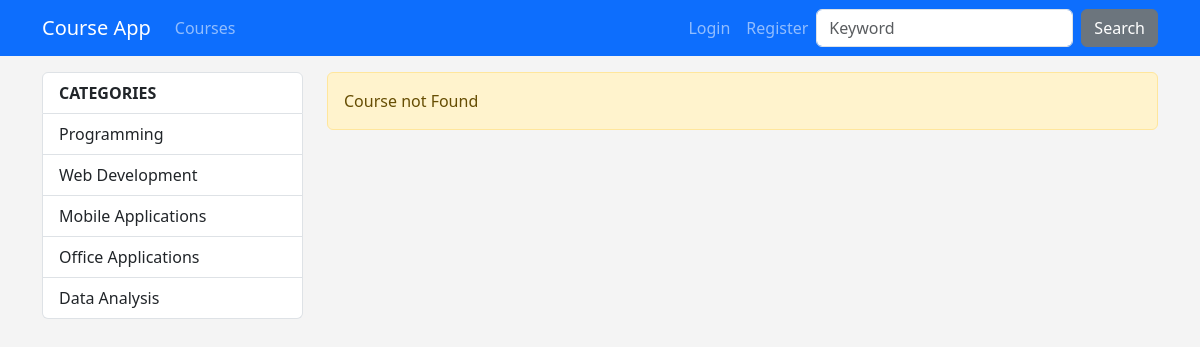
Page /courses/ on the committed database.
### courses/models.py (models this page shows, shortened)
class Category(models.Model):
    name = models.CharField(max_length=40)
    slug = models.SlugField(default="", null=False, unique=True, db_index=True, max_length=50)

### courses/views.py (the view)
# urls.py: path('', views.index, name="index"),
def index(request):
    courses = Course.objects.filter(isActive=1, isHome=True)
    categories = Category.objects.all()
    return render(request, "courses/index.html", {'categories': categories, 'courses': courses,})

### courses/templates/courses/index.html (shortened to what this page needs)
{% extends "layout.html" %}
{% load static %}
{% block css_files %}
    <link rel="stylesheet" href="{% static "courses/css/style.css" %}">
{% endblock %}
{% block content %}
    <section>
        <div class="container mt-3">
            <div class="row">
                <div class="col-3">
                    {% include "courses/partials/_categories.html" %}
                </div>
                <div class="col-9">
                    {% if page_obj.object_list|length == 0 %}
                        <div class="alert alert-warning">Course not Found</div>
                    {% endif %}
                </div>
            </div>
        </div>
    </section>
{% endblock content %}

### courses/templates/courses/partials/_categories.html
<div class="list-group">
    <a href="/courses" class="list-group-item list-group-item-action fw-bold">CATEGORIES</a>
    {% for category in categories %}
        <a href="{% url "courses_by_category" category.slug %}" class="list-group-item list-group-item-action {% if selectedCategory == category.slug %}active{% endif %}">
            {{ category.name|title }}
        </a>
    {% endfor %}
</div>

### courses/static/courses/css/style.css (style rules this page uses)
body { background-color: #F4F4F4; }

### rows in the picture
Category: name "Programming"
Category: name "Web Development"
Category: name "Mobile Applications"
Category: name "Office Applications"
Category: name "Data Analysis"
